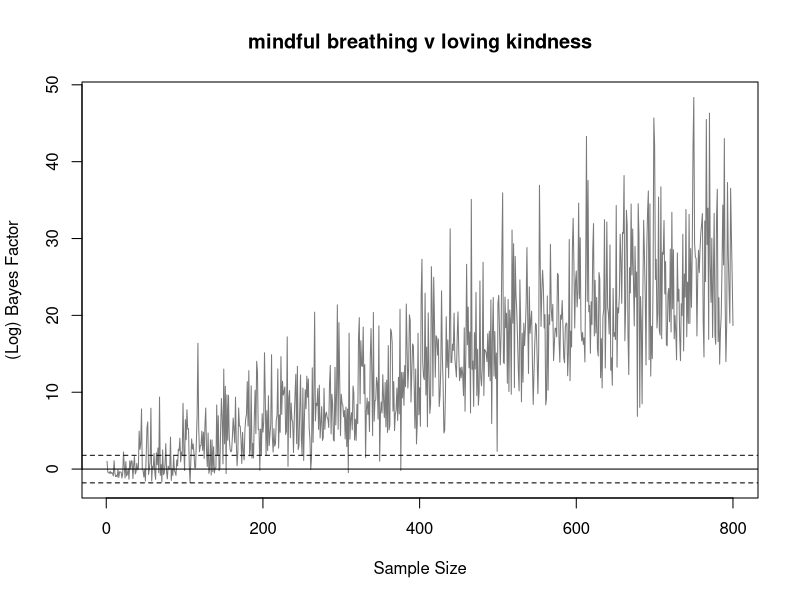
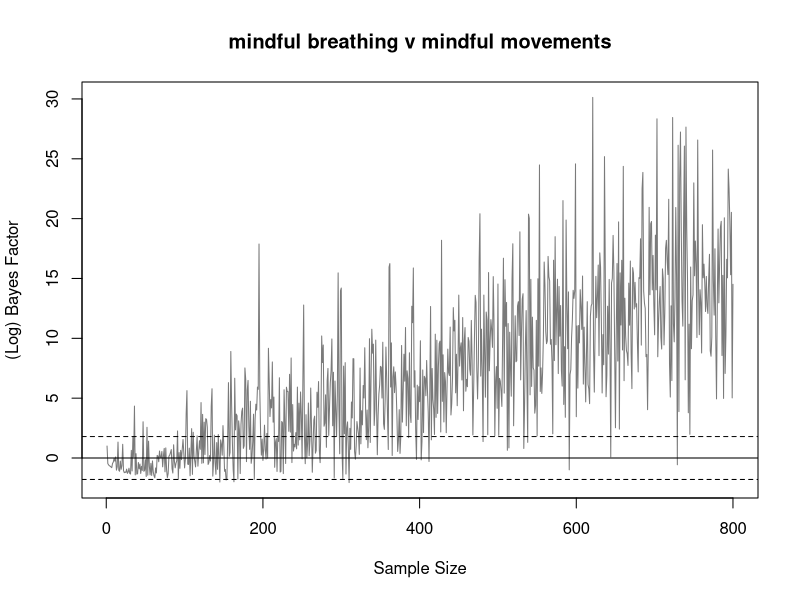
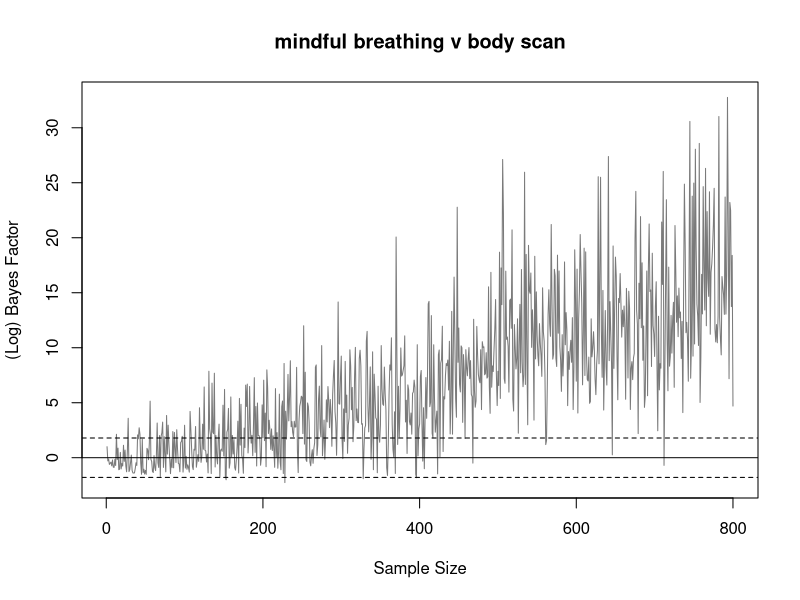
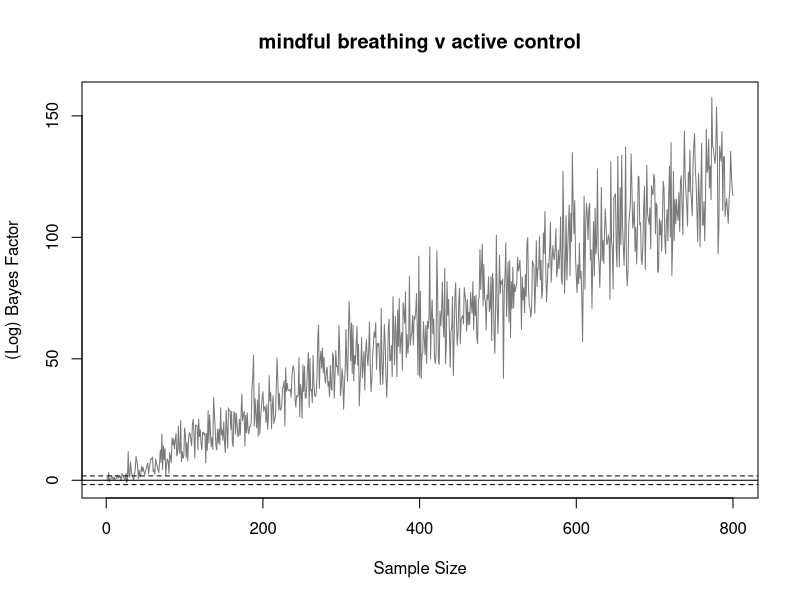
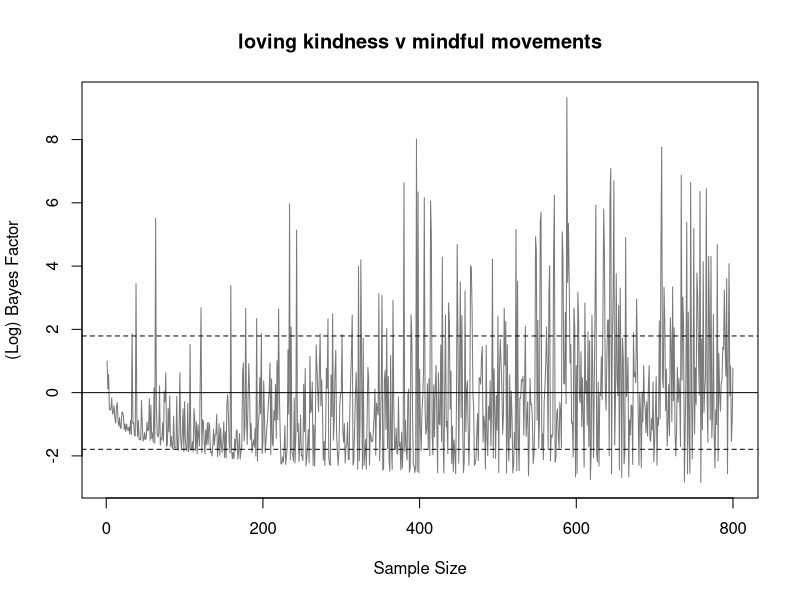
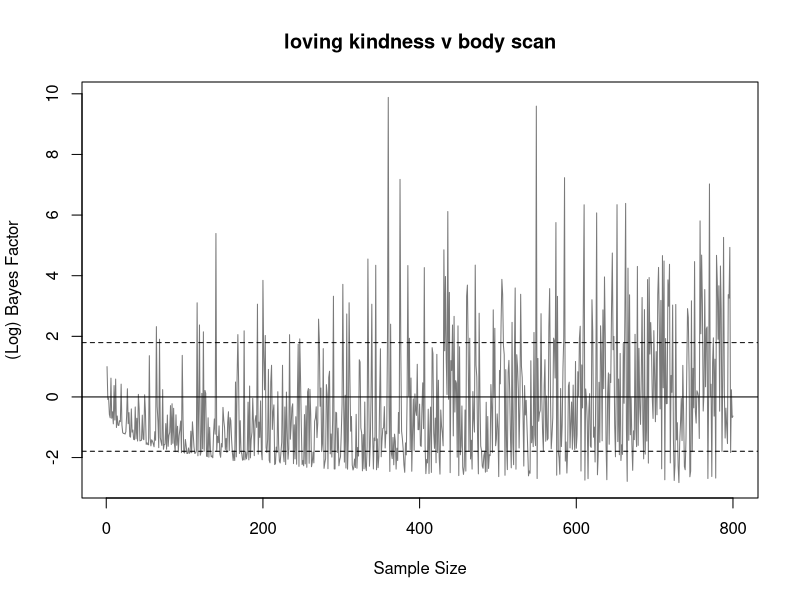
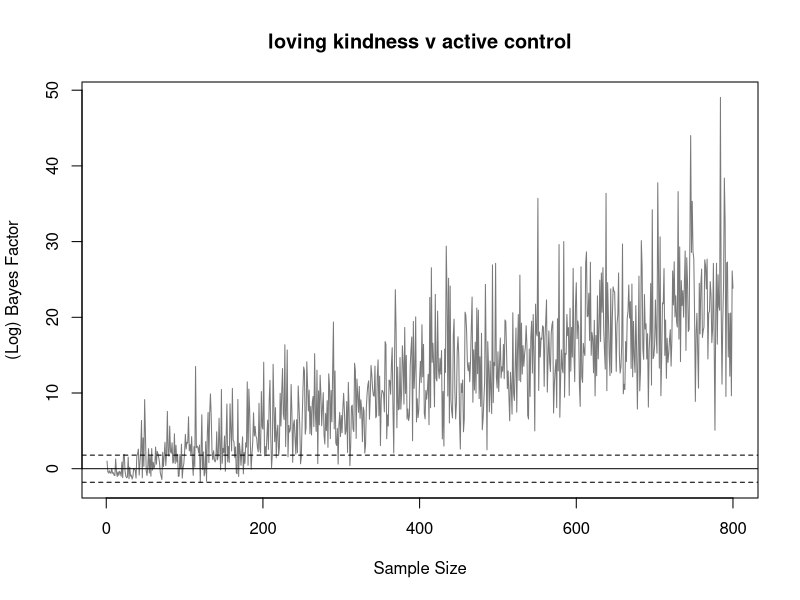
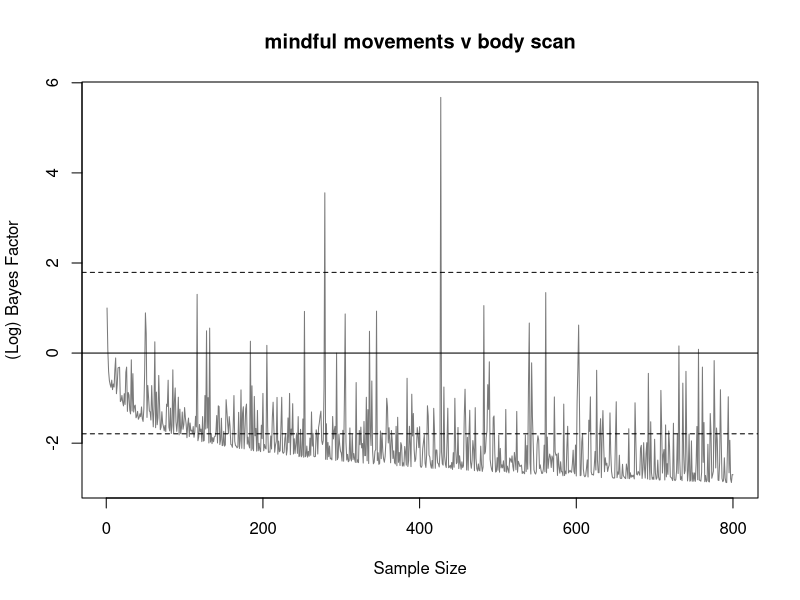

Write R code to recreate these figures, in order.

library(ggplot2)
library(BayesFactor)
f=function(n){
  
  id=seq(1,n,1)
  Id=c(id,id,id,id,id)
  
  v1=rnorm(n,21.88,4.78)
  v2=rnorm(n,19.85,5.48)
  v3=rnorm(n,20.5,4.5)
  v4=rnorm(n,20.5,4.5)
  v5=rnorm(n,18,4.5)
  v=c(v1,v2,v3,v4,v5)
  
  treatA=rep("mindful breathing",n)
  treatB=rep("loving kindness",n)
  treatC=rep("mindful movements",n)
  treatD=rep("body scan",n)
  treatE=rep("active control",n)
  treat=c(treatA,treatB,treatC,treatD,treatE)
  
  data=data.frame(Id,v,treat)
  data$treat=as.factor(data$treat)
  
  return(data)
}
AB=c()
AC=c()
AD=c()
AE=c()
BC=c()
BD=c()
BE=c()
CD=c()
CE=c()
DE=c()

AB[1]=1
AC[1]=1
AD[1]=1
AE[1]=1
BC[1]=1
BD[1]=1
BE[1]=1
CD[1]=1
CE[1]=1
DE[1]=1
n=800
for (i in 2:n){
  d=f(i)
  AB[i]=ttestBF(x = d$v[d$treat=="mindful breathing"], y = d$v[d$treat=="loving kindness"])@bayesFactor$bf
  
}
id=seq(1,n,1)
d1=data.frame(AB,id)
plot(d1[, 2], d1[, 1], type = "l", xlab = "Sample Size", 
     ylab = "(Log) Bayes Factor", pch = 18, 
     col = "gray48", lwd = 1,main="mindful breathing v loving kindness")
abline(h = 0, lwd = 1)
abline(h = log(6), col = "black", lty = 2, lwd = 1)
abline(h = log(1/6), col = "black", lty = 2, lwd = 1)


n=800
for (i in 2:n){
  d=f(i)
  AC[i]=ttestBF(x = d$v[d$treat=="mindful breathing"], y = d$v[d$treat=="mindful movements"])@bayesFactor$bf
  
}
id=seq(1,n,1)
d1=data.frame(AC,id)
plot(d1[, 2], d1[, 1], type = "l", xlab = "Sample Size", 
     ylab = "(Log) Bayes Factor", pch = 18, 
     col = "gray48", lwd = 1,main="mindful breathing v mindful movements")
abline(h = 0, lwd = 1)
abline(h = log(6), col = "black", lty = 2, lwd = 1)
abline(h = log(1/6), col = "black", lty = 2, lwd = 1)


n=800
for (i in 2:n){
  d=f(i)
  AD[i]=ttestBF(x = d$v[d$treat=="mindful breathing"], y = d$v[d$treat=="body scan"] )@bayesFactor$bf
  
}
id=seq(1,n,1)
d1=data.frame(AD,id)
plot(d1[, 2], d1[, 1], type = "l", xlab = "Sample Size", 
     ylab = "(Log) Bayes Factor", pch = 18, 
     col = "gray48", lwd = 1,main="mindful breathing v body scan")
abline(h = 0, lwd = 1)
abline(h = log(6), col = "black", lty = 2, lwd = 1)
abline(h = log(1/6), col = "black", lty = 2, lwd = 1)


n=800
for (i in 2:n){
  d=f(i)
  AE[i]=ttestBF(x = d$v[d$treat=="mindful breathing"], y = d$v[d$treat=="active control"] )@bayesFactor$bf
  
}
id=seq(1,n,1)
d1=data.frame(AE,id)
plot(d1[, 2], d1[, 1], type = "l", xlab = "Sample Size", 
     ylab = "(Log) Bayes Factor", pch = 18, 
     col = "gray48", lwd = 1,main="mindful breathing v active control")
abline(h = 0, lwd = 1)
abline(h = log(6), col = "black", lty = 2, lwd = 1)
abline(h = log(1/6), col = "black", lty = 2, lwd = 1)


n=800
for (i in 2:n){
  d=f(i)
  BC[i]=ttestBF(x = d$v[d$treat=="loving kindness"], y = d$v[d$treat=="mindful movements"] )@bayesFactor$bf
  
}
id=seq(1,n,1)
d1=data.frame(BC,id)
plot(d1[, 2], d1[, 1], type = "l", xlab = "Sample Size", 
     ylab = "(Log) Bayes Factor", pch = 18, 
     col = "gray48", lwd = 1,main="loving kindness v mindful movements")
abline(h = 0, lwd = 1)
abline(h = log(6), col = "black", lty = 2, lwd = 1)
abline(h = log(1/6), col = "black", lty = 2, lwd = 1)


n=800
for (i in 2:n){
  d=f(i)
  BD[i]=ttestBF(x = d$v[d$treat=="loving kindness"], y = d$v[d$treat=="body scan"] )@bayesFactor$bf
  
}
id=seq(1,n,1)
d1=data.frame(BD,id)
plot(d1[, 2], d1[, 1], type = "l", xlab = "Sample Size", 
     ylab = "(Log) Bayes Factor", pch = 18, 
     col = "gray48", lwd = 1,main="loving kindness v body scan")
abline(h = 0, lwd = 1)
abline(h = log(6), col = "black", lty = 2, lwd = 1)
abline(h = log(1/6), col = "black", lty = 2, lwd = 1)


n=800
for (i in 2:n){
  d=f(i)
  BE[i]=ttestBF(x = d$v[d$treat=="loving kindness"], y = d$v[d$treat=="active control"] )@bayesFactor$bf
  
}
id=seq(1,n,1)
d1=data.frame(BE,id)
plot(d1[, 2], d1[, 1], type = "l", xlab = "Sample Size", 
     ylab = "(Log) Bayes Factor", pch = 18, 
     col = "gray48", lwd = 1,main="loving kindness v active control")
abline(h = 0, lwd = 1)
abline(h = log(6), col = "black", lty = 2, lwd = 1)
abline(h = log(1/6), col = "black", lty = 2, lwd = 1)


n=800
for (i in 2:n){
  d=f(i)
  CD[i]=ttestBF(x = d$v[d$treat=="mindful movements"], y = d$v[d$treat=="body scan"] )@bayesFactor$bf
  
}
id=seq(1,n,1)
d1=data.frame(CD,id)
plot(d1[, 2], d1[, 1], type = "l", xlab = "Sample Size", 
     ylab = "(Log) Bayes Factor", pch = 18, 
     col = "gray48", lwd = 1,main="mindful movements v body scan")
abline(h = 0, lwd = 1)
abline(h = log(6), col = "black", lty = 2, lwd = 1)
abline(h = log(1/6), col = "black", lty = 2, lwd = 1)


n=800
for (i in 2:n){
  d=f(i)
  CE[i]=ttestBF(x = d$v[d$treat=="mindful movements"], y = d$v[d$treat=="active control"] )@bayesFactor$bf
  
}
id=seq(1,n,1)
d1=data.frame(CE,id)
plot(d1[, 2], d1[, 1], type = "l", xlab = "Sample Size", 
     ylab = "(Log) Bayes Factor", pch = 18, 
     col = "gray48", lwd = 1,main="mindful movements v active control")
abline(h = 0, lwd = 1)
abline(h = log(6), col = "black", lty = 2, lwd = 1)
abline(h = log(1/6), col = "black", lty = 2, lwd = 1)


n=800
for (i in 2:n){
  d=f(i)
  DE[i]=ttestBF(x = d$v[d$treat=="body scan"], y = d$v[d$treat=="active control"] )@bayesFactor$bf
  
}
id=seq(1,n,1)
d1=data.frame(DE,id)
plot(d1[, 2], d1[, 1], type = "l", xlab = "Sample Size", 
     ylab = "(Log) Bayes Factor", pch = 18, 
     col = "gray48", lwd = 1,main="body scan v active control")
abline(h = 0, lwd = 1)
abline(h = log(6), col = "black", lty = 2, lwd = 1)
abline(h = log(1/6), col = "black", lty = 2, lwd = 1)
